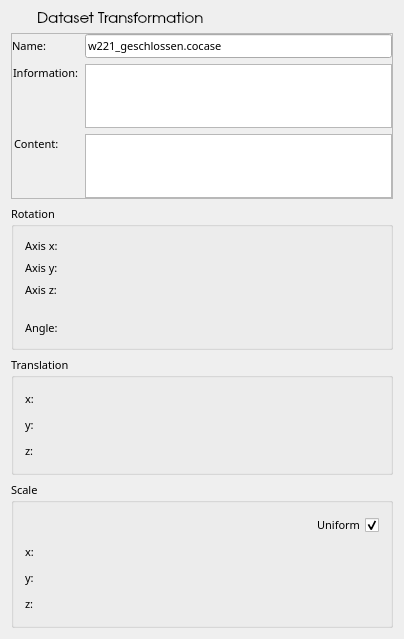
<ui version="4.0" >
 <comment>Python:from Utils import FloatInRangeControl
Python:from ChangeIndicatedLE import ChangeIndicatedLE</comment>
 <class>DatasetInformationPanelBase</class>
 <widget class="QWidget" name="DatasetInformationPanelBase" >
  <property name="geometry" >
   <rect>
    <x>0</x>
    <y>0</y>
    <width>404</width>
    <height>639</height>
   </rect>
  </property>
  <property name="font" >
   <font>
    <family>Droid Sans</family>
    <pointsize>8</pointsize>
   </font>
  </property>
  <property name="windowTitle" >
   <string>DatasetInformation</string>
  </property>
  <property name="windowIconText" >
   <string/>
  </property>
  <layout class="QVBoxLayout" name="verticalLayout" >
   <item>
    <layout class="QGridLayout" >
     <item row="0" column="1" >
      <widget class="QLabel" name="vrpLabelTitle" >
       <property name="sizePolicy" >
        <sizepolicy vsizetype="Fixed" hsizetype="Preferred" >
         <horstretch>0</horstretch>
         <verstretch>0</verstretch>
        </sizepolicy>
       </property>
       <property name="font" >
        <font>
         <family>URW Gothic L</family>
         <pointsize>11</pointsize>
        </font>
       </property>
       <property name="text" >
        <string>Dataset Transformation</string>
       </property>
       <property name="wordWrap" >
        <bool>false</bool>
       </property>
      </widget>
     </item>
     <item row="0" column="0" >
      <widget class="QLabel" name="vrpIconEdit" >
       <property name="sizePolicy" >
        <sizepolicy vsizetype="Fixed" hsizetype="Fixed" >
         <horstretch>0</horstretch>
         <verstretch>0</verstretch>
        </sizepolicy>
       </property>
       <property name="maximumSize" >
        <size>
         <width>20</width>
         <height>20</height>
        </size>
       </property>
       <property name="text" >
        <string/>
       </property>
       <property name="scaledContents" >
        <bool>true</bool>
       </property>
       <property name="wordWrap" >
        <bool>false</bool>
       </property>
      </widget>
     </item>
    </layout>
   </item>
   <item>
    <widget class="QFrame" name="vrpFrameInformation" >
     <property name="sizePolicy" >
      <sizepolicy vsizetype="Preferred" hsizetype="Preferred" >
       <horstretch>0</horstretch>
       <verstretch>0</verstretch>
      </sizepolicy>
     </property>
     <property name="frameShape" >
      <enum>QFrame::StyledPanel</enum>
     </property>
     <property name="frameShadow" >
      <enum>QFrame::Raised</enum>
     </property>
     <property name="lineWidth" >
      <number>0</number>
     </property>
     <layout class="QGridLayout" >
      <property name="margin" >
       <number>0</number>
      </property>
      <item row="0" column="1" >
       <widget class="QLineEdit" name="lineEditNameDataset" >
        <property name="cursor" >
         <cursorShape>ArrowCursor</cursorShape>
        </property>
        <property name="mouseTracking" >
         <bool>false</bool>
        </property>
        <property name="focusPolicy" >
         <enum>Qt::NoFocus</enum>
        </property>
        <property name="text" >
         <string>w221_geschlossen.cocase</string>
        </property>
        <property name="readOnly" >
         <bool>true</bool>
        </property>
       </widget>
      </item>
      <item row="0" column="0" >
       <widget class="QLabel" name="vrpLabelName" >
        <property name="text" >
         <string>Name:</string>
        </property>
        <property name="wordWrap" >
         <bool>false</bool>
        </property>
       </widget>
      </item>
      <item row="1" column="0" >
       <widget class="QLabel" name="vrpLabelInformation" >
        <property name="acceptDrops" >
         <bool>false</bool>
        </property>
        <property name="text" >
         <string>Information:</string>
        </property>
        <property name="alignment" >
         <set>Qt::AlignTop</set>
        </property>
        <property name="wordWrap" >
         <bool>false</bool>
        </property>
        <property name="margin" >
         <number>0</number>
        </property>
        <property name="indent" >
         <number>1</number>
        </property>
       </widget>
      </item>
      <item row="2" column="1" >
       <widget class="QTextEdit" name="textEditContent" >
        <property name="sizePolicy" >
         <sizepolicy vsizetype="Preferred" hsizetype="Preferred" >
          <horstretch>0</horstretch>
          <verstretch>0</verstretch>
         </sizepolicy>
        </property>
        <property name="minimumSize" >
         <size>
          <width>0</width>
          <height>50</height>
         </size>
        </property>
        <property name="frameShadow" >
         <enum>QFrame::Plain</enum>
        </property>
        <property name="lineWidth" >
         <number>0</number>
        </property>
        <property name="undoRedoEnabled" >
         <bool>false</bool>
        </property>
        <property name="readOnly" >
         <bool>true</bool>
        </property>
        <property name="dragAutoScroll" stdset="0" >
         <bool>false</bool>
        </property>
        <property name="text" stdset="0" >
         <string>All available Objects:
21	Geometry Objects
 8	Grids

Selected Objects for COVISE Project:
21	Geometry Objects
 8	Grid</string>
        </property>
        <property name="linkUnderline" stdset="0" >
         <bool>false</bool>
        </property>
       </widget>
      </item>
      <item row="2" column="0" >
       <widget class="QLabel" name="vrpLabelContent" >
        <property name="acceptDrops" >
         <bool>false</bool>
        </property>
        <property name="lineWidth" >
         <number>1</number>
        </property>
        <property name="text" >
         <string>Content:</string>
        </property>
        <property name="alignment" >
         <set>Qt::AlignTop</set>
        </property>
        <property name="wordWrap" >
         <bool>false</bool>
        </property>
        <property name="indent" >
         <number>2</number>
        </property>
       </widget>
      </item>
      <item row="1" column="1" >
       <widget class="QTextEdit" name="textEditInformation" >
        <property name="sizePolicy" >
         <sizepolicy vsizetype="Preferred" hsizetype="Preferred" >
          <horstretch>0</horstretch>
          <verstretch>0</verstretch>
         </sizepolicy>
        </property>
        <property name="minimumSize" >
         <size>
          <width>0</width>
          <height>40</height>
         </size>
        </property>
        <property name="focusPolicy" >
         <enum>Qt::NoFocus</enum>
        </property>
        <property name="frameShadow" >
         <enum>QFrame::Plain</enum>
        </property>
        <property name="lineWidth" >
         <number>0</number>
        </property>
        <property name="undoRedoEnabled" >
         <bool>false</bool>
        </property>
        <property name="readOnly" >
         <bool>true</bool>
        </property>
        <property name="dragAutoScroll" stdset="0" >
         <bool>false</bool>
        </property>
        <property name="text" stdset="0" >
         <string>Format "COVISE casefile".
Converted from EnSight 6.0 to COVISE.
Conversion date 06.12.2006.</string>
        </property>
        <property name="linkUnderline" stdset="0" >
         <bool>false</bool>
        </property>
       </widget>
      </item>
     </layout>
    </widget>
   </item>
   <item>
    <widget class="QGroupBox" name="vrpGroupBoxRotation" >
     <property name="title" >
      <string>Rotation</string>
     </property>
     <layout class="QGridLayout" name="gridLayout_2" >
      <item row="0" column="0" >
       <widget class="QLabel" name="textLabelRotAxisX" >
        <property name="enabled" >
         <bool>true</bool>
        </property>
        <property name="toolTip" >
         <string>For finetuning the orientation&lt;br> of the starting rectangle from which streamlines, pathlines and moving points are emitted, you can add rotations around each axis.</string>
        </property>
        <property name="whatsThis" >
         <string>For finetuning the orientation&lt;br> of the starting rectangle from which streamlines, pathlines and moving points are emitted, you can add rotations around each axis.</string>
        </property>
        <property name="text" >
         <string>Axis x:</string>
        </property>
        <property name="wordWrap" >
         <bool>false</bool>
        </property>
       </widget>
      </item>
      <item row="0" column="1" >
       <widget class="FloatInRangeControl" native="1" name="floatInRangeAxisX" >
        <property name="enabled" >
         <bool>true</bool>
        </property>
        <property name="sizePolicy" >
         <sizepolicy vsizetype="Fixed" hsizetype="Expanding" >
          <horstretch>0</horstretch>
          <verstretch>0</verstretch>
         </sizepolicy>
        </property>
       </widget>
      </item>
      <item row="1" column="0" >
       <widget class="QLabel" name="textLabelRotAxisY" >
        <property name="enabled" >
         <bool>true</bool>
        </property>
        <property name="toolTip" >
         <string>For finetuning the orientation&lt;br> of the starting rectangle from which streamlines, pathlines and moving points are emitted, you can add rotations around each axis.</string>
        </property>
        <property name="whatsThis" >
         <string>For finetuning the orientation&lt;br> of the starting rectangle from which streamlines, pathlines and moving points are emitted, you can add rotations around each axis.</string>
        </property>
        <property name="text" >
         <string>Axis y:</string>
        </property>
        <property name="wordWrap" >
         <bool>false</bool>
        </property>
       </widget>
      </item>
      <item row="1" column="1" >
       <widget class="FloatInRangeControl" native="1" name="floatInRangeAxisY" >
        <property name="enabled" >
         <bool>true</bool>
        </property>
        <property name="sizePolicy" >
         <sizepolicy vsizetype="Fixed" hsizetype="Expanding" >
          <horstretch>0</horstretch>
          <verstretch>0</verstretch>
         </sizepolicy>
        </property>
       </widget>
      </item>
      <item row="2" column="0" >
       <widget class="QLabel" name="textLabelRotAxisZ" >
        <property name="enabled" >
         <bool>true</bool>
        </property>
        <property name="toolTip" >
         <string>For finetuning the orientation&lt;br> of the starting rectangle from which streamlines, pathlines and moving points are emitted, you can add rotations around each axis.</string>
        </property>
        <property name="whatsThis" >
         <string>For finetuning the orientation&lt;br> of the starting rectangle from which streamlines, pathlines and moving points are emitted, you can add rotations around each axis.</string>
        </property>
        <property name="text" >
         <string>Axis z:</string>
        </property>
        <property name="wordWrap" >
         <bool>false</bool>
        </property>
       </widget>
      </item>
      <item row="2" column="1" >
       <widget class="FloatInRangeControl" native="1" name="floatInRangeAxisZ" >
        <property name="enabled" >
         <bool>true</bool>
        </property>
        <property name="sizePolicy" >
         <sizepolicy vsizetype="Fixed" hsizetype="Expanding" >
          <horstretch>0</horstretch>
          <verstretch>0</verstretch>
         </sizepolicy>
        </property>
       </widget>
      </item>
      <item row="3" column="0" >
       <spacer name="spacer14" >
        <property name="orientation" >
         <enum>Qt::Vertical</enum>
        </property>
        <property name="sizeType" >
         <enum>QSizePolicy::Fixed</enum>
        </property>
        <property name="sizeHint" stdset="0" >
         <size>
          <width>20</width>
          <height>16</height>
         </size>
        </property>
       </spacer>
      </item>
      <item row="4" column="0" >
       <widget class="QLabel" name="textLabelAngle" >
        <property name="enabled" >
         <bool>true</bool>
        </property>
        <property name="toolTip" >
         <string>For finetuning the orientation&lt;br> of the starting rectangle from which streamlines, pathlines and moving points are emitted, you can add rotations around each axis.</string>
        </property>
        <property name="whatsThis" >
         <string>For finetuning the orientation&lt;br> of the starting rectangle from which streamlines, pathlines and moving points are emitted, you can add rotations around each axis.</string>
        </property>
        <property name="text" >
         <string>Angle:</string>
        </property>
        <property name="wordWrap" >
         <bool>false</bool>
        </property>
       </widget>
      </item>
      <item row="4" column="1" >
       <widget class="FloatInRangeControl" native="1" name="floatInRangeAngle" >
        <property name="enabled" >
         <bool>true</bool>
        </property>
        <property name="sizePolicy" >
         <sizepolicy vsizetype="Fixed" hsizetype="Expanding" >
          <horstretch>0</horstretch>
          <verstretch>0</verstretch>
         </sizepolicy>
        </property>
       </widget>
      </item>
      <item row="5" column="0" colspan="2" >
       <spacer name="verticalSpacer_2" >
        <property name="orientation" >
         <enum>Qt::Vertical</enum>
        </property>
        <property name="sizeHint" stdset="0" >
         <size>
          <width>328</width>
          <height>176</height>
         </size>
        </property>
       </spacer>
      </item>
     </layout>
    </widget>
   </item>
   <item>
    <widget class="QGroupBox" name="vrpGroupBoxTranslate" >
     <property name="title" >
      <string>Translation</string>
     </property>
     <layout class="QGridLayout" name="gridLayout" >
      <item row="0" column="0" >
       <widget class="QLabel" name="textLabel4_4_3" >
        <property name="toolTip" >
         <string>x, y, z define the center of the rectangle&lt;br> from which streamlines, pathlines and moving points are emitted.</string>
        </property>
        <property name="whatsThis" >
         <string>x, y, z define the center of the rectangle&lt;br> from which streamlines, pathlines and moving points are emitted.</string>
        </property>
        <property name="text" >
         <string>x:</string>
        </property>
        <property name="wordWrap" >
         <bool>false</bool>
        </property>
       </widget>
      </item>
      <item row="0" column="1" >
       <spacer name="spacer14_2" >
        <property name="orientation" >
         <enum>Qt::Horizontal</enum>
        </property>
        <property name="sizeType" >
         <enum>QSizePolicy::Expanding</enum>
        </property>
        <property name="sizeHint" stdset="0" >
         <size>
          <width>273</width>
          <height>20</height>
         </size>
        </property>
       </spacer>
      </item>
      <item row="0" column="2" >
       <widget class="ChangeIndicatedLE" native="1" name="floatX" >
        <property name="minimumSize" >
         <size>
          <width>40</width>
          <height>0</height>
         </size>
        </property>
       </widget>
      </item>
      <item row="1" column="0" >
       <widget class="QLabel" name="textLabel4_4_2_3" >
        <property name="toolTip" >
         <string>x, y, z define the center of the rectangle&lt;br> from which streamlines, pathlines and moving points are emitted.</string>
        </property>
        <property name="whatsThis" >
         <string>x, y, z define the center of the rectangle&lt;br> from which streamlines, pathlines and moving points are emitted.</string>
        </property>
        <property name="text" >
         <string>y:</string>
        </property>
        <property name="wordWrap" >
         <bool>false</bool>
        </property>
       </widget>
      </item>
      <item row="1" column="1" >
       <spacer name="spacer15" >
        <property name="orientation" >
         <enum>Qt::Horizontal</enum>
        </property>
        <property name="sizeType" >
         <enum>QSizePolicy::Expanding</enum>
        </property>
        <property name="sizeHint" stdset="0" >
         <size>
          <width>273</width>
          <height>20</height>
         </size>
        </property>
       </spacer>
      </item>
      <item row="1" column="2" >
       <widget class="ChangeIndicatedLE" native="1" name="floatY" >
        <property name="minimumSize" >
         <size>
          <width>40</width>
          <height>0</height>
         </size>
        </property>
       </widget>
      </item>
      <item row="2" column="0" >
       <widget class="QLabel" name="textLabel4_4_2_2_2" >
        <property name="toolTip" >
         <string>x, y, z define the center of the rectangle&lt;br> from which streamlines, pathlines and moving points are emitted.</string>
        </property>
        <property name="whatsThis" >
         <string>x, y, z define the center of the rectangle&lt;br> from which streamlines, pathlines and moving points are emitted.</string>
        </property>
        <property name="text" >
         <string>z:</string>
        </property>
        <property name="wordWrap" >
         <bool>false</bool>
        </property>
       </widget>
      </item>
      <item row="2" column="1" >
       <spacer name="spacer16" >
        <property name="orientation" >
         <enum>Qt::Horizontal</enum>
        </property>
        <property name="sizeType" >
         <enum>QSizePolicy::Expanding</enum>
        </property>
        <property name="sizeHint" stdset="0" >
         <size>
          <width>273</width>
          <height>20</height>
         </size>
        </property>
       </spacer>
      </item>
      <item row="2" column="2" >
       <widget class="ChangeIndicatedLE" native="1" name="floatZ" >
        <property name="minimumSize" >
         <size>
          <width>40</width>
          <height>0</height>
         </size>
        </property>
       </widget>
      </item>
      <item row="3" column="0" colspan="3" >
       <spacer name="verticalSpacer_3" >
        <property name="orientation" >
         <enum>Qt::Vertical</enum>
        </property>
        <property name="sizeHint" stdset="0" >
         <size>
          <width>328</width>
          <height>202</height>
         </size>
        </property>
       </spacer>
      </item>
     </layout>
     <zorder>textLabel4_4_3</zorder>
     <zorder>floatX</zorder>
     <zorder>textLabel4_4_2_3</zorder>
     <zorder>floatY</zorder>
     <zorder>textLabel4_4_2_2_2</zorder>
     <zorder>floatZ</zorder>
     <zorder>vrpGroupBoxScale</zorder>
    </widget>
   </item>
   <item>
    <widget class="QGroupBox" name="vrpGroupBoxScale" >
     <property name="title" >
      <string>Scale</string>
     </property>
     <layout class="QGridLayout" name="gridLayout_6" >
      <item row="1" column="0" >
       <widget class="QLabel" name="textLabel4_4_4" >
        <property name="toolTip" >
         <string>x, y, z define the center of the rectangle&lt;br> from which streamlines, pathlines and moving points are emitted.</string>
        </property>
        <property name="whatsThis" >
         <string>x, y, z define the center of the rectangle&lt;br> from which streamlines, pathlines and moving points are emitted.</string>
        </property>
        <property name="text" >
         <string>x:</string>
        </property>
        <property name="wordWrap" >
         <bool>false</bool>
        </property>
       </widget>
      </item>
      <item row="1" column="1" >
       <spacer name="spacer14_2" >
        <property name="orientation" >
         <enum>Qt::Horizontal</enum>
        </property>
        <property name="sizeType" >
         <enum>QSizePolicy::Expanding</enum>
        </property>
        <property name="sizeHint" stdset="0" >
         <size>
          <width>273</width>
          <height>20</height>
         </size>
        </property>
       </spacer>
      </item>
      <item row="1" column="2" >
       <widget class="ChangeIndicatedLE" native="1" name="floatScaleX" >
        <property name="minimumSize" >
         <size>
          <width>40</width>
          <height>0</height>
         </size>
        </property>
       </widget>
      </item>
      <item row="2" column="0" >
       <widget class="QLabel" name="textLabel4_4_2_4" >
        <property name="toolTip" >
         <string>x, y, z define the center of the rectangle&lt;br> from which streamlines, pathlines and moving points are emitted.</string>
        </property>
        <property name="whatsThis" >
         <string>x, y, z define the center of the rectangle&lt;br> from which streamlines, pathlines and moving points are emitted.</string>
        </property>
        <property name="text" >
         <string>y:</string>
        </property>
        <property name="wordWrap" >
         <bool>false</bool>
        </property>
       </widget>
      </item>
      <item row="2" column="1" >
       <spacer name="spacer15" >
        <property name="orientation" >
         <enum>Qt::Horizontal</enum>
        </property>
        <property name="sizeType" >
         <enum>QSizePolicy::Expanding</enum>
        </property>
        <property name="sizeHint" stdset="0" >
         <size>
          <width>273</width>
          <height>20</height>
         </size>
        </property>
       </spacer>
      </item>
      <item row="2" column="2" >
       <widget class="ChangeIndicatedLE" native="1" name="floatScaleY" >
        <property name="enabled" >
         <bool>false</bool>
        </property>
        <property name="minimumSize" >
         <size>
          <width>40</width>
          <height>0</height>
         </size>
        </property>
       </widget>
      </item>
      <item row="3" column="0" >
       <widget class="QLabel" name="textLabel4_4_2_2_3" >
        <property name="toolTip" >
         <string>x, y, z define the center of the rectangle&lt;br> from which streamlines, pathlines and moving points are emitted.</string>
        </property>
        <property name="whatsThis" >
         <string>x, y, z define the center of the rectangle&lt;br> from which streamlines, pathlines and moving points are emitted.</string>
        </property>
        <property name="text" >
         <string>z:</string>
        </property>
        <property name="wordWrap" >
         <bool>false</bool>
        </property>
       </widget>
      </item>
      <item row="3" column="1" >
       <spacer name="spacer16" >
        <property name="orientation" >
         <enum>Qt::Horizontal</enum>
        </property>
        <property name="sizeType" >
         <enum>QSizePolicy::Expanding</enum>
        </property>
        <property name="sizeHint" stdset="0" >
         <size>
          <width>273</width>
          <height>20</height>
         </size>
        </property>
       </spacer>
      </item>
      <item row="3" column="2" >
       <widget class="ChangeIndicatedLE" native="1" name="floatScaleZ" >
        <property name="enabled" >
         <bool>false</bool>
        </property>
        <property name="minimumSize" >
         <size>
          <width>40</width>
          <height>0</height>
         </size>
        </property>
       </widget>
      </item>
      <item row="5" column="0" colspan="3" >
       <spacer name="verticalSpacer_3" >
        <property name="orientation" >
         <enum>Qt::Vertical</enum>
        </property>
        <property name="sizeHint" stdset="0" >
         <size>
          <width>328</width>
          <height>202</height>
         </size>
        </property>
       </spacer>
      </item>
      <item row="0" column="2" >
       <widget class="QCheckBox" name="checkScaleUniform" >
        <property name="layoutDirection" >
         <enum>Qt::RightToLeft</enum>
        </property>
        <property name="text" >
         <string>Uniform</string>
        </property>
        <property name="checked" >
         <bool>true</bool>
        </property>
       </widget>
      </item>
     </layout>
    </widget>
   </item>
  </layout>
 </widget>
 <layoutdefault spacing="6" margin="11" />
 <customwidgets>
  <customwidget>
   <class>FloatInRangeControl</class>
   <extends>QWidget</extends>
   <header location="global" >Utils</header>
  </customwidget>
  <customwidget>
   <class>ChangeIndicatedLE</class>
   <extends>QWidget</extends>
   <header location="global" >ChangeIndicatedLE</header>
  </customwidget>
 </customwidgets>
 <includes>
  <include location="local" >floatinrangecontrol.h</include>
  <include location="local" >floatinrangecontrol.h</include>
  <include location="local" >floatinrangecontrol.h</include>
  <include location="local" >floatinrangecontrol.h</include>
  <include location="local" >changeindicatedle.h</include>
  <include location="local" >changeindicatedle.h</include>
  <include location="local" >changeindicatedle.h</include>
 </includes>
 <resources/>
 <connections/>
</ui>
